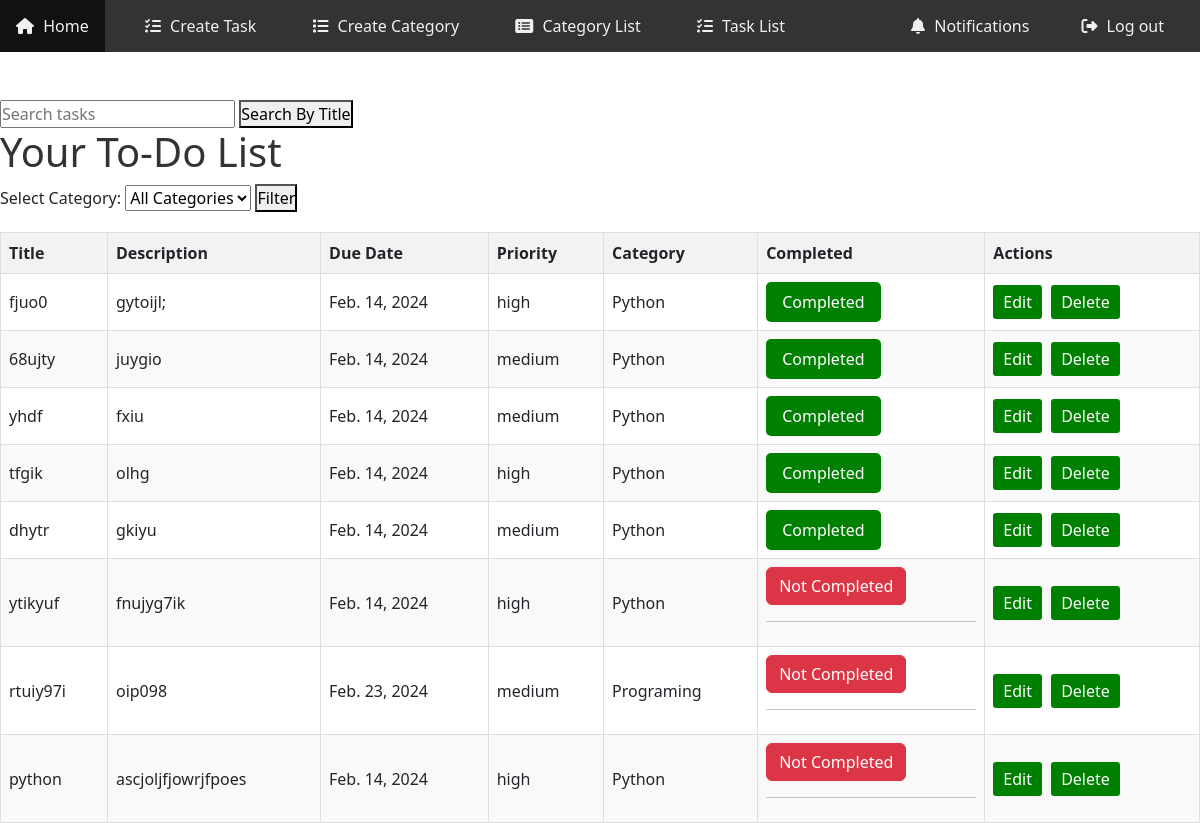
The app's page /task_listPage/ with its own data.
### myApp/models.py (models this page shows, shortened)
class myTaskModel(models.Model):
    PRIORITY_CHOICES = [
        ('low', 'Low'),
        ('medium', 'Medium'),
        ('high', 'High'),
    ]
    title = models.CharField(max_length=200)
    description = models.TextField(blank=True, null=True)
    due_date = models.DateField(blank=True, null=True)
    priority = models.CharField(max_length=10, choices=PRIORITY_CHOICES, default='medium')
    completed = models.BooleanField(default=False)
    completed_date = models.DateTimeField(null=True, blank=True)
    notes = models.TextField(blank=True, null=True)
    category = models.ForeignKey(TaskCategory, on_delete=models.SET_NULL, blank=True, null=True)
    user = models.ForeignKey(Custom_User, on_delete=models.CASCADE)
    upcoming_tasks = models.BooleanField(default=True)

class TaskCategory(models.Model):
    name = models.CharField(max_length=50)
    user = models.ForeignKey(Custom_User, on_delete=models.CASCADE)
    def __str__(self):
        return self.name

### myProject/views.py (the view)
# urls.py: path('task_listPage/', task_listPage, name='task_listPage'),
def task_listPage(request):
    tasks = myTaskModel.objects.all()
    categories = TaskCategory.objects.all()
    return render(request, 'task_listPage.html', {'tasks': tasks, 'categories': categories})

### template/task_listPage.html (shortened to what this page needs)
{% include "navbar.html" %}
  {% block content %}
<div class="search-box">
    <form method="get" action="{% url 'searchTaskPage' %}">
        <input type="text" name="search" placeholder="Search tasks">
        <button type="submit">Search By Title</button>
    </form>
</div>
    <h1>Your To-Do List</h1>
    <div>
        <form method="get" action="{% url 'searchTaskPage' %}">
            <label for="category-filter">Select Category:</label>
            <select id="category-filter" name="category">
                <option value="">All Categories</option>
            </select>
            <button type="submit">Filter</button>
        </form>
    </div>
    <table class="task-table">
        <thead>
            <tr>
                <th>Title</th>
                <th>Description</th>
                <th>Due Date</th>
                <th>Priority</th>
                <th>Category</th>
                <th>Completed</th>
                <th>Actions</th>
            </tr>
        </thead>
        <tbody>
            {% for task in tasks %}
                <tr>
                    <td>{{ task.title }}</td>
                    <td>{{ task.description }}</td>
                    <td>{{ task.due_date }}</td>
                    <td>{{ task.priority }}</td>
                    <td>{{task.category}}</td>
                    <td>
                        {% if task.completed %}
                            <button class="btn btn-success">Completed</button>
                        {% else %}
                            <form method="post" action="{% url 'TaskCompleteViewPage' task.id %}">
                                <button type="submit"class="btn btn-danger">Not Completed</button>
                            </form>
                            <hr>
                        {% endif %}
                    </td>
                    <td>
                        <a href="{% url 'taskEditPage' task.id %}">Edit</a>
                        <a href="{% url 'taskDeletePage' task.id %}">Delete</a>
                    </td>
                </tr>
            {% endfor %}
        </tbody>
    </table>
    {% endblock content %}

### template/navbar.html (style rules this page uses)
* { margin: 0; padding: 0; box-sizing: border-box; }

### template/task_listPage.html (style rules this page uses)
h1 { color: #333; }
.task-table { width: 100%; border-collapse: collapse; margin-top: 20px; }
.task-table th, .task-table td { border: 1px solid #ddd; padding: 8px; text-align: left; }
.task-table th { background-color: #f2f2f2; }
.task-table tbody tr:nth-child(even) { background-color: #f9f9f9; }
.task-table a { display: inline-block; margin-right: 5px; padding: 5px 10px; text-decoration: none; background-color: green; color: #fff; border-radius: 3px; transition: background-color 0.3s; }
.btn-success { background-color: green; color: #fff; border: none; padding: 8px 16px; border-radius: 5px; cursor: pointer; transition: background-color 0.3s; }

### records on screen
myTaskModel: title "fjuo0", description "gytoijl;", due_date "Feb. 14, 2024", priority "high", category "Python", completed "Completed"
myTaskModel: title "68ujty", description "juygio", due_date "Feb. 14, 2024", priority "medium", category "Python", completed "Completed"
myTaskModel: title "yhdf", description "fxiu", due_date "Feb. 14, 2024", priority "medium", category "Python", completed "Completed"
myTaskModel: title "tfgik", description "olhg", due_date "Feb. 14, 2024", priority "high", category "Python", completed "Completed"
myTaskModel: title "dhytr", description "gkiyu", due_date "Feb. 14, 2024", priority "medium", category "Python", completed "Completed"
myTaskModel: title "ytikyuf", description "fnujyg7ik", due_date "Feb. 14, 2024", priority "high", category "Python", completed "Not Completed"
myTaskModel: title "rtuiy97i", description "oip098", due_date "Feb. 23, 2024", priority "medium", category "Programing", completed "Not Completed"
myTaskModel: title "python", description "ascjoljfjowrjfpoes", due_date "Feb. 14, 2024", priority "high", category "Python", completed "Not Completed"
